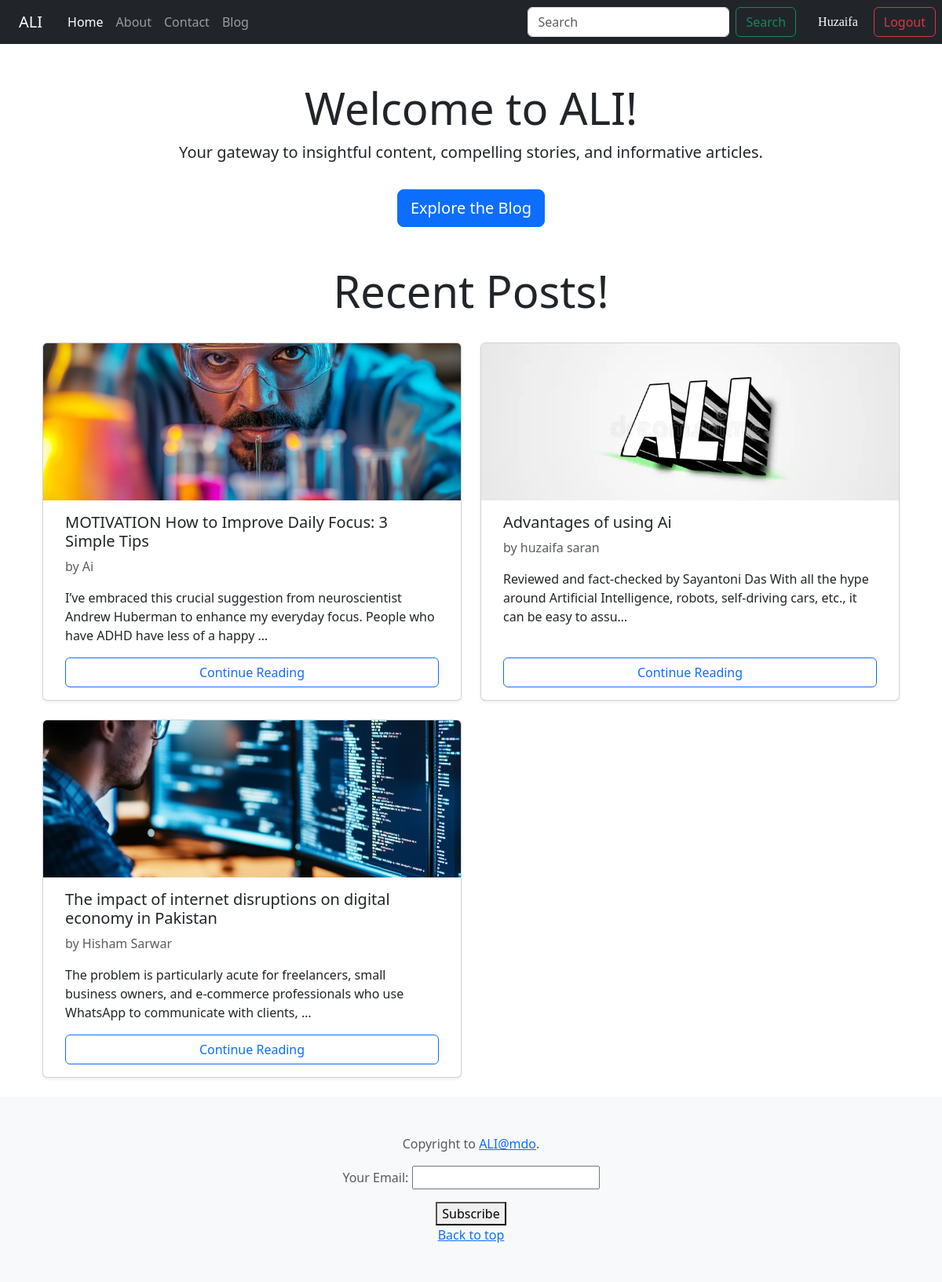
The app's page / (signed in) with its own data.
### ali/models.py (models this page shows, shortened)
class Post(models.Model):
    sno = models.AutoField(primary_key=True)
    title = models.CharField(max_length=255)
    author = models.CharField(max_length=50)
    intro = models.TextField(help_text="Short introduction or overview", null=True, blank=True)
    content = models.TextField(help_text="Main content of the article", null=True, blank=True)
    image1 = models.ImageField(upload_to='static/', null=True, blank=True, help_text="Main image")
    section1_title = models.CharField(max_length=255, blank=True, null=True, help_text="Title for section 1")
    section1_content = models.TextField(blank=True, null=True, help_text="Content for section 1")
    image2 = models.ImageField(upload_to='static/', null=True, blank=True, help_text="Image for section 1")
    section2_title = models.CharField(max_length=255, blank=True, null=True, help_text="Title for section 2")
    section2_content = models.TextField(blank=True, null=True, help_text="Content for section 2")
    image3 = models.ImageField(upload_to='static/', null=True, blank=True, help_text="Image for section 2")
    slug = models.SlugField(unique=True, max_length=150, null=True, blank=True)
    time_stamp = models.DateTimeField(auto_now_add=True)

### ali/views.py (the view)
# urls.py: path('', views.home, name='home'),
def home(request):
    if request.method == "POST":
        form = EmailForm(request.POST)
        if form.is_valid():
            recipient_email = form.cleaned_data['email']
            subject = "Thank you for subscribing!"
            message = "Welcome to our mailing list."
            from_email = settings.EMAIL_HOST_USER
            send_mail(subject, message, from_email, [recipient_email])
            messages.success(
                request, "You have successfully subscribed to our mailing list.Chk your email for confirmation")
            return render(request, 'ali/ali.html')
    else:
        form = EmailForm()
    all_posts = Post.objects.order_by(
        '-time_stamp')[:3]  # Get the latest 3 posts
    return render(request, "ali/ali.html", {'all_posts': all_posts, 'form': form})

### ali/forms.py
class EmailForm(forms.Form):
    email = forms.EmailField(label='Your Email', max_length=100)

### templates/ali/ali.html (shortened to what this page needs)
{% extends 'basic.html' %}
{% block aliactive %}active{% endblock %}
{% block body %}
<div class="container my-5">
  <div class="text-center mb-5">
    <h1 class="display-4 font-weight-bold">Welcome to ALI!</h1>
    <p class="lead">Your gateway to insightful content, compelling stories, and informative articles.</p>
    <a href="/blog/" class="btn btn-lg btn-primary mt-3">Explore the Blog</a>
  </div>
</div>
<div class="container">
  <h2 class="display-4 font-weight-bold" style="text-align: center;">Recent Posts!</h2>
  <br>
  <div class="row">
    {% for post in all_posts %}
    <div class="col-md-6 mb-4">
      <div class="card h-100 shadow-sm">
        <img src="{{ post.image1.url }}" class="card-img-top" alt="{{ post.title }}" style="height: 200px; object-fit: cover;">
        <div class="card-body d-flex flex-column">
          <h5 class="card-title">{{ post.title }}</h5>
          <p class="card-text text-muted">{{ post.timestamp|date:"F j, Y" }} by {{ post.author }}</p>
          <p class="card-text">{{ post.content|truncatechars:150 }}</p>
          <a href="/blog/{{ post.slug }}" class="mt-auto btn btn-outline-primary">Continue Reading</a>
        </div>
      </div>
    </div>
    {% endfor %}
  </div>
</div>
{% endblock %}

### templates/basic.html (shortened to what this page needs)
{% load static %}
<!doctype html>
<html lang="en">
<head>
  <link rel="stylesheet" href="https://cdn.jsdelivr.net/npm/bootstrap@5.3.3/dist/css/bootstrap.min.css"
>
</head>
<body>
  <nav class="navbar navbar-expand-lg navbar-dark bg-dark">
    <a class="navbar-brand mx-4" href="/">ALI</a>
    <div class="collapse navbar-collapse justify-content-between" id="navbarSupportedContent">
      <ul class="navbar-nav mb-2 mb-lg-0" id="navi">
        <li class="nav-item">
          <a class="nav-link {% block aliactive %}{% endblock aliactive%}" href="/">Home</a>
        </li>
        <li class="nav-item">
          <a class="nav-link {% block aboutactive %}{% endblock aboutactive %}" href="/blog/about">About</a>
        </li>
        <li class="nav-item">
          <a class="nav-link {% block contactactive %}{% endblock contactactive %}" href="/blog/contact">Contact</a>
        </li>
        <li class="nav-item">
          <a class="nav-link {% block bloghomeactive %}{% endblock bloghomeactive %}" href="/blog">Blog</a>
        </li>
      </ul>
      <form class="d-flex me-0" action="/blog/search" method="get">
        <input class="form-control me-2" name="query" id="search" type="search" placeholder="Search"
          aria-label="Search">
        <button class="btn btn-outline-success me-2" type="submit">Search</button>
        {% if user.is_authenticated %}
        <span class="welcome">{{user.username.capitalize}}</span>
        <a href="/logout"><button class="btn btn-outline-danger me-2" type="button">Logout</button></a>
        {% else %}
        <a href="/signup"><button class="btn btn-outline-success me-2" type="button">Signup</button></a>
        <a href="/signin"><button class="btn btn-outline-success me-2" type="button">Signin</button></a>
        {% endif %}
      </form>
    </div>
  </nav>
  {% block body %} {% endblock body %}
  <footer class="py-5 text-center text-body-secondary bg-body-tertiary">
    <p>Copyright to <a href="/">ALI@mdo</a>.</p>
    <p class="mb-0">
    <div class="form-container">
      <form action="{% url 'send_email' %}" method="POST">
        {{ form.as_p }}
        <button type="submit">Subscribe</button>
      </form>
    </div>
    <a href="#">Back to top</a>
</body>
</html>

### templates/basic.html (style rules this page uses)
.row { margin: 0px 0px; }
.d-flex { margin-left: 12px; margin-right: 12px; }
.welcome { display: flex; justify-content: center; align-items: center; color: white; margin: 0px 20px; font-family: cursive; }

### records on screen
Post: image1 (picture), title "MOTIVATION How to Improve Daily Focus: 3 Simple Tips", author "Ai", content "I’ve embraced this crucial suggestion from neuroscientist Andrew Huberman to enhance my everyday focus. People who have ADHD have less of a happy …"
Post: image1 (picture), title "Advantages of using Ai", author "huzaifa saran", content "Reviewed and fact-checked by Sayantoni Das With all the hype around Artificial Intelligence, robots, self-driving cars, etc., it can be easy to assu…"
Post: image1 (picture), title "The impact of internet disruptions on digital economy in Pakistan", author "Hisham Sarwar", content "The problem is particularly acute for freelancers, small business owners, and e-commerce professionals who use WhatsApp to communicate with clients, …"

### other values on screen
{{ user.username.capitalize }} "Huzaifa"
